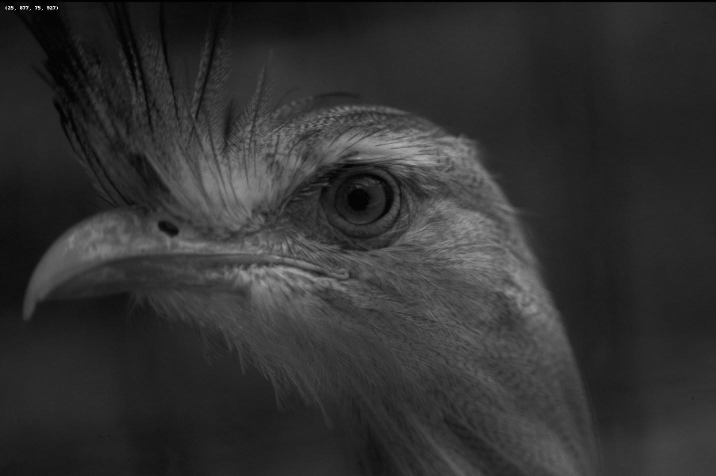
#> input picture myhero/bird.jpg, 1432 x 952 px (shown at 1/2 size); its folder holds only this picture in this run
$ python -i ImageCropperPNG.py   (imports and definitions only)   (older library calls are emulated)
#> lines starting #> are read from the running program, lines starting #| are printed output that depends on the picture
'''
import pyautogui
currentMouseX, currentMouseY = pyautogui.position()
pyautogui.moveTo(currentMouseX, currentMouseX)
pyautogui.click()

pyautogui.press('down')
pyautogui.press('down')
pyautogui.press('down')
'''
#!/usr/bin/python

########################
# Author: Lixing Dong
# Note: PIL required
# License: GPL
########################

from PIL import Image
from PIL.ExifTags import TAGS
import sys, os
import tkinter as Tkinter
#import ImageTk
from PIL import ImageTk

class ImageCropper:

    def __init__(self):
        self.root = root = Tkinter.Tk()
        self.root.bind("<Button-1>", self.__on_mouse_down)
        self.root.bind("<ButtonRelease-1>", self.__on_mouse_release)
        self.root.bind("<B1-Motion>", self.__on_mouse_move)
        self.root.bind("<Key>", self.__on_key_down)
        self.root.bind("<Up>", self.__on_keyUP)
        self.root.bind("<Down>", self.__on_keyDown)
        self.root.bind("<Left>", self.__on_keyLeft)
        self.root.bind("<Right>", self.__on_keyRight)
        self.message = None
        self.rectangle = None
        self.canvas_image = None
        self.canvas_message = None
        self.files = []
        self.box = [0, 0, 0, 0]
        self.ratio = 1.0
        self.canvas = Tkinter.Canvas(self.root,
                             highlightthickness = 0,
                             bd = 0)
        self.DirCropped = '/tmp/tmp_graph/'
        self.filename= 'myhero4'#self.files.split('/')[1]

    def get_image_exif(self, image):
        if image is None:
            img_exif = None
        #info = image._getexif()
        info= None

        if info is not None:
            img_exif = {}
            for tag, value in info.items():
                decoded = TAGS.get(tag, tag)
                img_exif[decoded] = value
            return img_exif
        else:
            return None

    def set_file(self, filename):
        self.files = []
        self.files.append(filename)

    # [12 lines left out: function set_directory, not called in this run]

    def roll_image(self):
        while len(self.files) > 0 and self.set_image(self.files.pop(0)) == False:
            pass

    def rotate(self, image, exif):
        if exif is None:
            return image
        if exif['Orientation'] == 6:
            return image.rotate(-90)

    def set_ratio(self, ratio):
        self.ratio = float(ratio)

    def set_image(self, filename):

#> called with filename = 'bird.jpg'
        if filename == None:
            return True

        self.filename = filename
        self.outputname = filename[:filename.rfind('.')] + '_cropped'
        try:
            self.img = Image.open(filename)
#> self.img is the input picture: PIL image 1432x952 L; min 0, max 255, mean 49
        except IOError:
            print ('Ignore: ' + filename + ' cannot be opened as an image')
            return False

        exif = self.get_image_exif(self.img)
        self.img = self.rotate(self.img, exif)
        ratio = float(self.img.size[1]) / self.img.size[0]
#> ratio = 0.665
        if self.img.size[0] > 1200:
            self.scale = self.img.size[0] / 1200
#> self.scale = 1.19
            self.resized_img = self.img.resize( (int(self.img.size[0] / self.scale),
                                                   int(self.img.size[1] / self.scale)),
                                                int(Image.ANTIALIAS) )
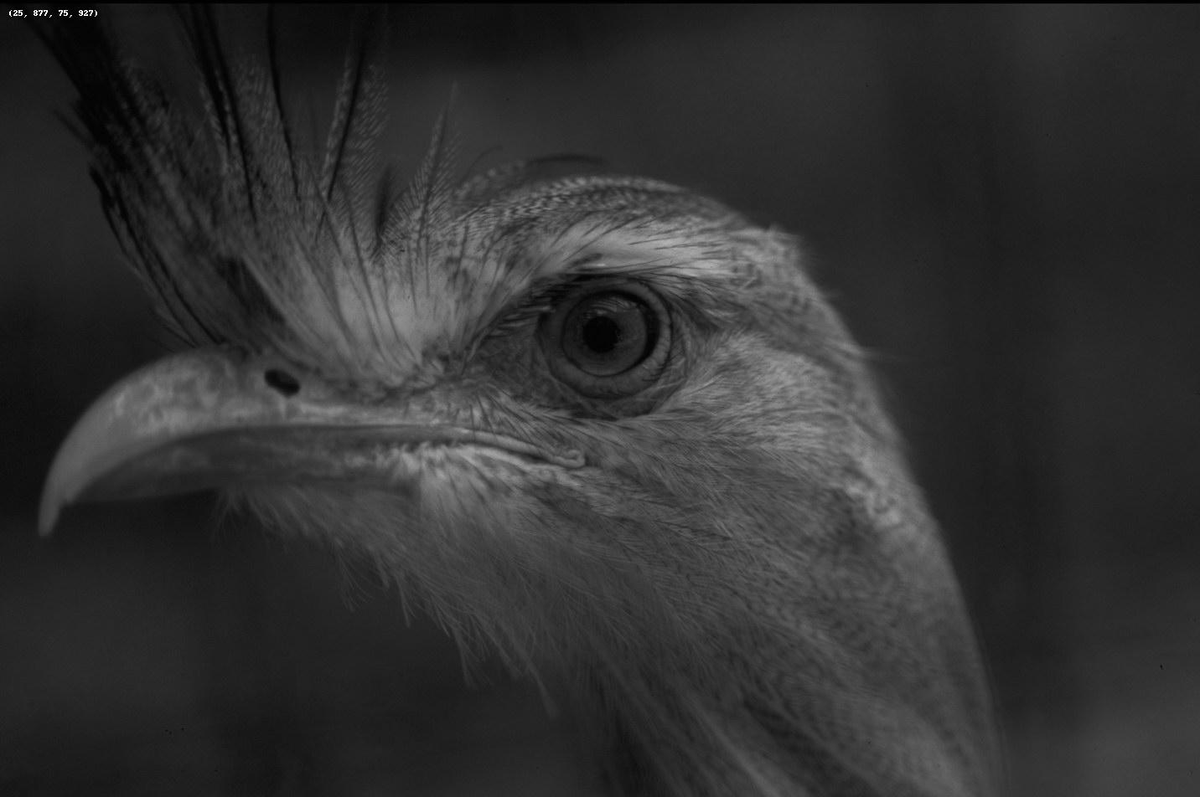
#> self.resized_img: PIL image 1200x797 L; min 0, max 255, mean 49
        if self.img.size[1] > 800:
            self.scale = self.img.size[1] / 800
            self.resized_img = self.img.resize( (int(self.img.size[0] / self.scale),
                                                    int(self.img.size[1] / self.scale)),
                                                int(Image.ANTIALIAS) )
#> self.resized_img: PIL image 1203x800 L
        if self.img.size[0] <= 1200 and self.img.size[1] <= 800:
            self.resized_img = self.img
            self.scale = 1
        self.photo = ImageTk.PhotoImage(self.resized_img)
        self.canvas.delete(self.canvas_image)
        self.canvas.config(width = self.resized_img.size[0], height = self.resized_img.size[1])
        self.canvas_image = self.canvas.create_image(0, 0, anchor = Tkinter.NW, image = self.photo)
        self.canvas.pack(fill = Tkinter.BOTH, expand = Tkinter.YES)
        self.root.update()

        return True

    # [5 lines left out: function __on_mouse_down, not called in this run]

    def __on_mouse_release(self, event):
        print ("bottom_right coordinates: %s/%s" % (self.box[2], self.box[3]))

    # [22 lines left out: functions __crop_image, __fix_ratio_point, not called in this run]


    def __on_mouse_move(self, event):
        self.box[2], self.box[3] = event.x, event.y #self.__fix_ratio_point(event.x, event.y)
        self.__refresh_rectangle()

    # [33 lines left out: functions __on_key_down, __on_keyUP, __on_keyDown, __on_keyLeft, __on_keyRight, not called in this run]

    def __refresh_rectangle(self):
        self.canvas.delete(self.rectangle)
        self.rectangle = self.canvas.create_rectangle(self.box[0], self.box[1], self.box[2], self.box[3])

    def run(self):
        self.roll_image()
        self.root.mainloop()

'''
cropper = ImageCropper()
if os.path.isdir(sys.argv[1]):
    cropper.set_directory(sys.argv[1])
elif os.path.isfile(sys.argv[1]):
    cropper.set_file(sys.argv[1])
else:
    print (sys.argv[1] + ' is not a file or directory')
    sys.exit()
if len(sys.argv) > 2:
    cropper.set_ratio(float(sys.argv[2]))
cropper.run()
'''

>>> result = ImageCropper().set_image('bird.jpg')
